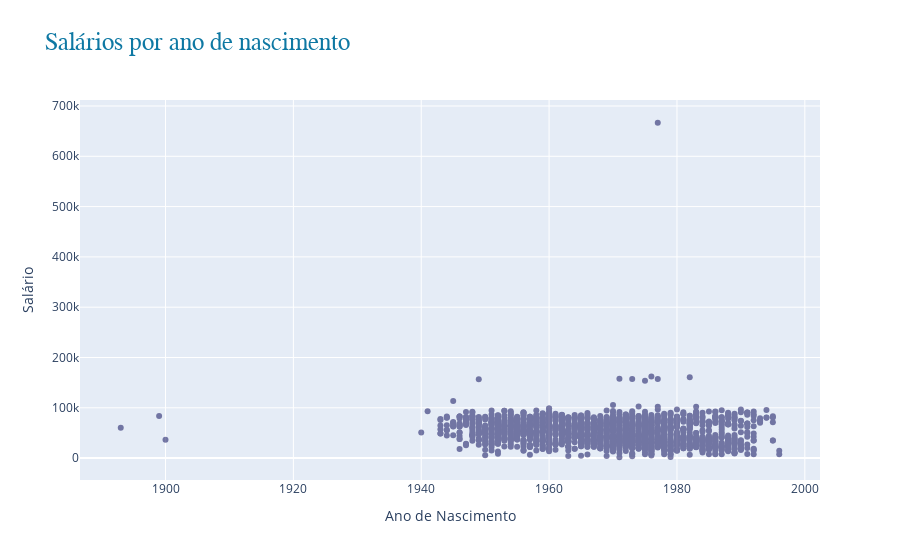

Source (notebook cell):
### Markdown cell above
## Gráfico de Dispersão ##

O motivo do Plotly ser muito utilizado é porque quase tudo é customizável quando se trata de gráfico, você pode brincar bastante com isso e indo conhecendo os parametros aos poucos. O comando
* **?go.Scatter** lista todos os parametros disponíveis.

### Code cell
# Criando gráfico com o graph_obs

scatter = go.Scatter( x = df.Year_Birth, y = df.Income, mode= 'markers',
                     #configurações do marker
                     marker = { 'color': '#000053'}, opacity = 0.5, hovertemplate = 'Salário: U$ %{y}')

# Definindo o Layout
layout = go.Layout(title = 'Salários por ano de nascimento',
                   # Configurações do título
                   title_font = { 'family': 'Gotham', 'size':25, 'color': '#0e78a3'},
                   xaxis= { 'title': 'Ano de Nascimento'},
                   yaxis= {'title': 'Salário'})

# Criando a Figura

fig =  go.Figure( data = [scatter], layout = layout)

# Plotando o Gráfico
py.iplot(fig)

### Figure 1 — Plotly figure (JSON) as saved in the notebook; plotly's stock layout.template omitted (floating-point values rounded to 4 significant figures; data arrays with more than 128 entries replaced by an {"elided": "..."} marker saying what was removed)
{"data": [{"hovertemplate": "Salário: U$ %{y}", "marker": {"color": "#000053"}, "mode": "markers", "opacity": 0.5, "type": "scatter", "x": {"elided": "2240 int values"}, "y": {"elided": "2240 int values"}}], "layout": {"title": {"font": {"color": "#0e78a3", "family": "Gotham", "size": 25}, "text": "Salários por ano de nascimento"}, "xaxis": {"title": {"text": "Ano de Nascimento"}}, "yaxis": {"title": {"text": "Salário"}}}}
